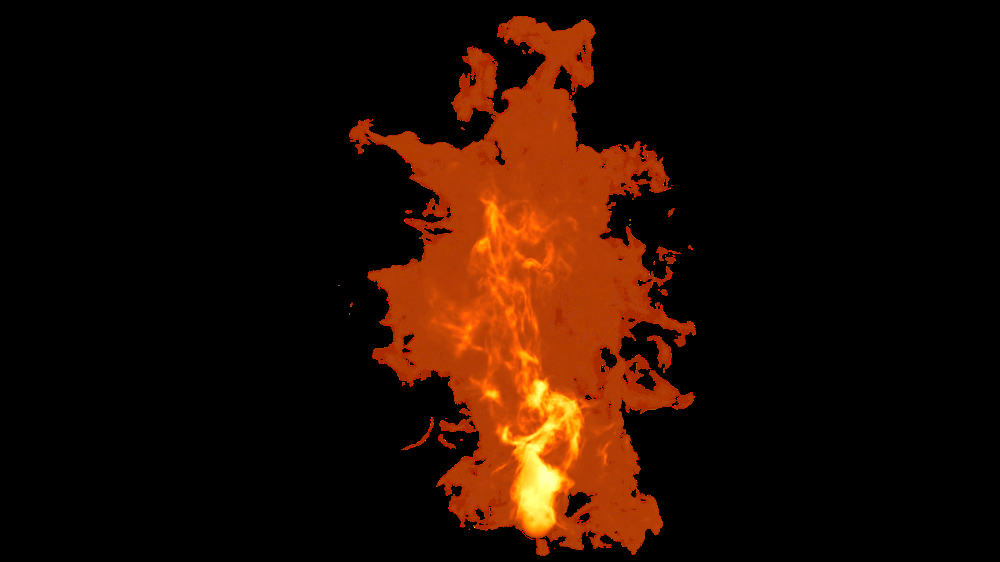
#> input picture DZK show/pose module/path_to_fire_image.png, 1000 x 562 px, shrunk from 3840 x 2160 before the run, given in place of the camera
$ python 'red detect.py'
#> lines starting #> are read from the running program, lines starting #| are printed output that depends on the picture; after the words box and inside, x2 and y2 are one past the last pixel; in counts of white or black regions, pixels touching at a corner belong together
import cv2
import numpy as np

cap = cv2.VideoCapture(0)

while True:
    ret, frame = cap.read()
#> frame is the input picture: shape (562, 1000, 3); mean B, G, R 1.2, 12.2, 33.6

    if not ret:
        break

    # Convert the frame from BGR to HSV color space
    hsv = cv2.cvtColor(frame, cv2.COLOR_BGR2HSV)
#> hsv: shape (562, 1000, 3); mean H, S, V 1.8, 43.2, 33.6

    # Define the lower and upper bounds for the red color in HSV
    lower_red = np.array([0, 100, 100])
    upper_red = np.array([10, 255, 255])
    mask1 = cv2.inRange(hsv, lower_red, upper_red)
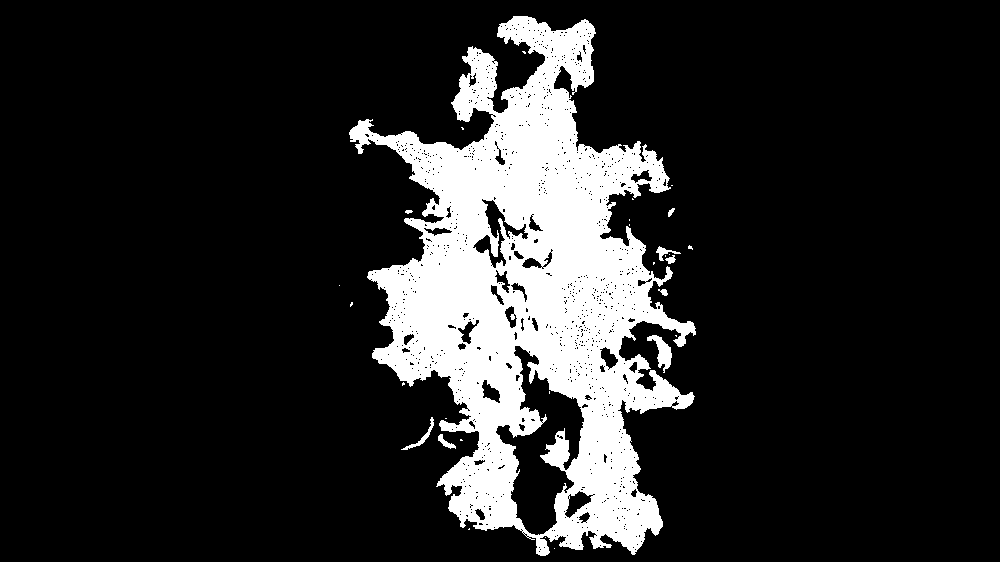
#> mask1: shape (562, 1000); 15.5% white; 29 white regions (20 under 20 px), largest, box (x1, y1, x2, y2) and area: (349, 16, 696, 556) 86246, (647, 335, 672, 373) 402, (401, 417, 434, 450) 164

    lower_red = np.array([160, 100, 100])
    upper_red = np.array([180, 255, 255])
    mask2 = cv2.inRange(hsv, lower_red, upper_red)
#> mask2: shape (562, 1000); every value is 0

    # Combine the masks to detect red color
    red_mask = mask1 + mask2

    # Apply the mask to the original frame
    red_detected = cv2.bitwise_and(frame, frame, mask=red_mask)
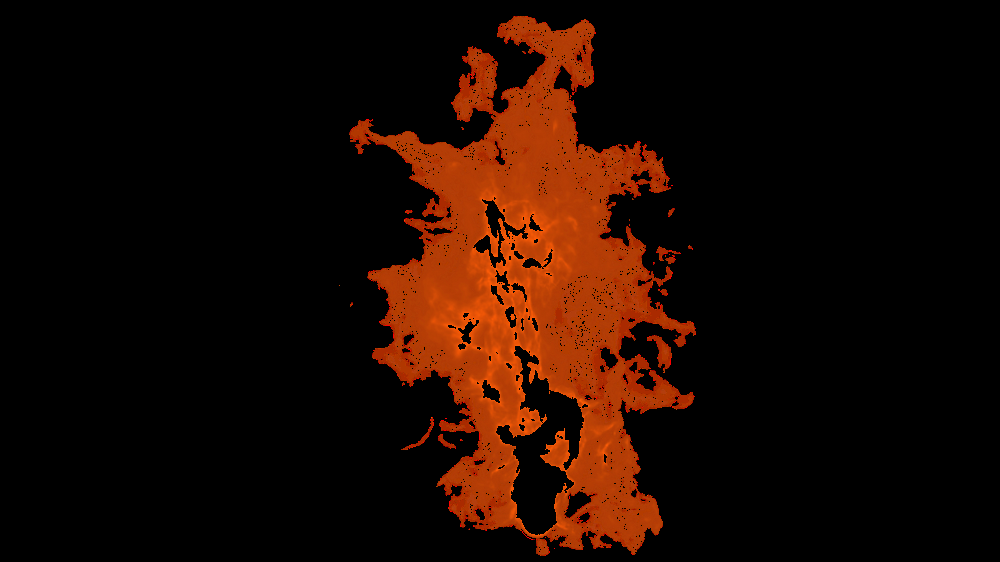
#> red_detected: shape (562, 1000, 3); mean B, G, R 0.7, 9.2, 28.7

    cv2.imshow('Original', frame)
    cv2.imshow('Red Detector', red_detected)

    if cv2.waitKey(1) == 27:
#> (key Esc is pressed here)
        break

cap.release()
cv2.destroyAllWindows()
